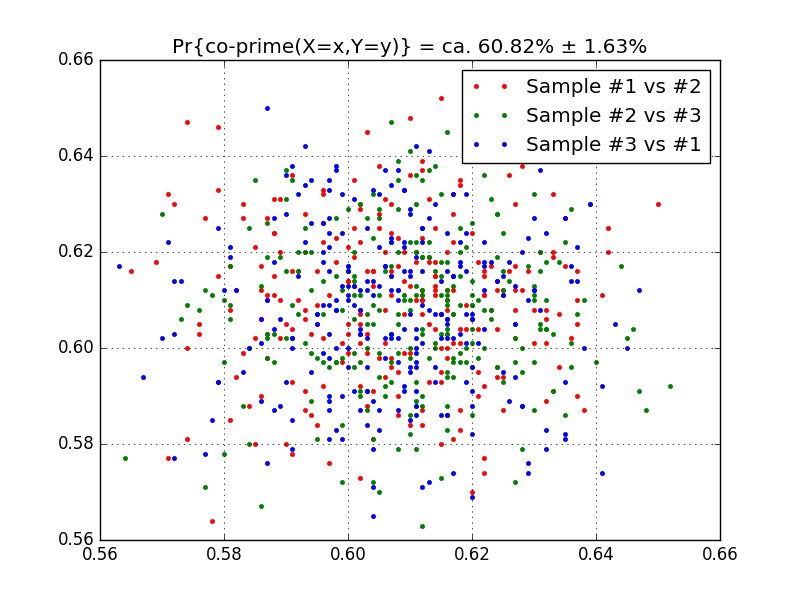

Source code (Python):
#!/usr/bin/env python
###############################################################################

import numpy as np
from math import gcd
from matplotlib import pyplot as pp

###############################################################################

def NEXT(n):
	return np.random.random_integers(2**n)
def CO_PRIME_PCT(m, n):
	return sum([1 if gcd(NEXT(n), NEXT(n))==1 else 0 for i in range(m)]) / m
def SAMPLE(size, m=1000,n=48):
	return np.fromiter(map(lambda _: CO_PRIME_PCT(m,n), range(size)), dtype=np.float)

s0 = SAMPLE(size=256)
s1 = SAMPLE(size=256)
s2 = SAMPLE(size=256)

mm = 0.0; std = 0.0
m0 = s0.mean(); mm += m0 / 3.0; std += s0.std() / 3.0
m1 = s1.mean(); mm += m1 / 3.0; std += s1.std() / 3.0
m2 = s2.mean(); mm += m2 / 3.0; std += s2.std() / 3.0

pp.plot(s0, s1, 'r.')
pp.plot(s1, s2, 'g.')
pp.plot(s2, s0, 'b.')

mm = float(100.0*mm)
std = float(100.0*std)

pp.title('Pr{co-prime(X=x,Y=y)} = ca. %0.2f%% ± %0.2f%%' % (mm, std))
pp.legend(['Sample #1 vs #2','Sample #2 vs #3','Sample #3 vs #1'])
pp.grid()
pp.show()

###############################################################################
